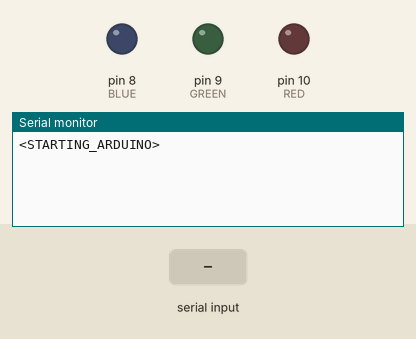
A sketch run on a simulated Arduino Uno, built with avr-gcc and run on an emulated ATmega328P. Shown: output pins drawn as LEDs (lit = HIGH), the last lines printed to the serial monitor. The test bench sets the inputs (shaded band).

Above: at 1.2 s.
1.3 s: "<ON>" received over Serial
At 2.3 s:
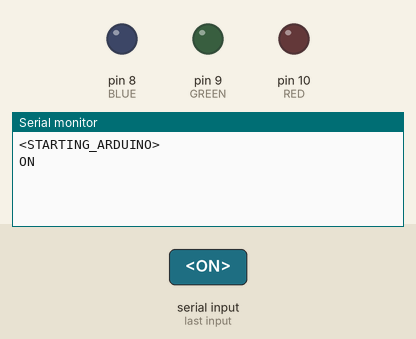
2.8 s: "<OFF>" received over Serial
At 3.5 s:
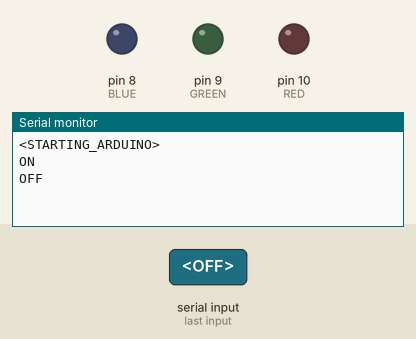

Measured:
- after the input at 1.3 s, the serial monitor: prints a new line at once (image 1)
- after the input at 2.8 s, the serial monitor: prints a new line at once (image 2)

The sketch:

serial_cmd_parameters_01.ino
```cpp
/*
Project: Reading and parsing data from PC
Author: Juan Carlos Miranda
Date: October 2022
Description:
  An sketch to parse and processing data from USB.
  Manage LED through serial port.

  The code is based on
  Demo of PC-Arduino comms using Python.
  * https://forum.arduino.cc/t/serial-input-basics/278284/2
  * https://forum.arduino.cc/t/demo-of-pc-arduino-comms-using-python/219184/4

Use:

Commands with one parameter:
<CMD_01,ON> turn on RED LED
<CMD_01,OFF> turn off RED LED

Commands without parameter
<CMD_02> blink GREEN LED
<CMD_03> blink

Load sketc and test data sending commands with "Serial Monitor"
*/

/* Definition of LED ports*/
#define RED 10
#define GREEN 9
#define BLUE 8
#define TIME_LED 200

/* Configuration of serial port*/
#define SERIAL_SPEED 9600

/******************************************/
/*!
* Recognized command definitions
*/
/******************************************/
/*
Command examples received:
<CMD_01,ON> turn on RED LED
<CMD_01,OFF> turn off RED LED

Examples of responses to PC
*/
#define START_CMD '<'
#define END_CMD '>'
#define DELIMITER_CMD ','
#define CMD_01 "CMD_01"
#define CMD_02 "CMD_02"
#define CMD_03 "CMD_03"
#define CMD_04 "CMD_04"

// predefined responses
#define RESP_HEADER "RESP_"
#define START_MESSAGE "<STARTING_ARDUINO>"
#define BUFF_SIZE 40 // size of messages

char input_buffer[BUFF_SIZE] = { 0 };
char message_from_pc[BUFF_SIZE] = { 0 }; // global variable

byte bytes_recvd = 0;
boolean flag_read_in_progress = false;  // true when detect a start marked in string, false when end marker is detected.
boolean flag_new_data_from_pc = false;  // true when data from PC is finally received.


void setup() {
  pinMode(RED, OUTPUT);
  pinMode(GREEN, OUTPUT);
  pinMode(BLUE, OUTPUT);

  Serial.begin(SERIAL_SPEED); // set the port speed here
  Serial.println(START_MESSAGE);   // send first message, telling I am alive!
}

/*!
* Process data input from serial port
*/
void receive_msg_from_pc() {

  if (Serial.available() > 0) {
    char char_read = Serial.read();  // reading data from serial port

    if (char_read == END_CMD) {       // used to detect the end of the string
      flag_read_in_progress = false;  // flag to show that read is finished
      flag_new_data_from_pc = true;   // serial data string is finally received
      input_buffer[bytes_recvd] = 0;  // close string data
      strcpy(message_from_pc, input_buffer);
      // ----------- parse data HERE ---------
      // only when data string is finished, it parser commands
      // the data is processed in cascade mode
      parse_command(message_from_pc);
      // ----------- parse data HERE ---------
    }

    if (flag_read_in_progress == true) {  // save characters in order of arrival
      input_buffer[bytes_recvd] = char_read;
      bytes_recvd++;

      if (bytes_recvd == BUFF_SIZE) {  // this avoid the overflow in array
        bytes_recvd = BUFF_SIZE - 1;
      }
    }

    if (char_read == START_CMD) {     // used to detect the start of the string
      bytes_recvd = 0;                // init character counter
      flag_read_in_progress = true;   // init flag read data
      flag_new_data_from_pc = false;  // reset flag new data
    }
  }
}

/*!
* Prepare strings to send to PC
*/
void reply_to_pc(char *msg) {
  if (flag_new_data_from_pc == true) {
    flag_new_data_from_pc = false;  //this indicates that data have been processed
    // prepares a response using start and end symbols defined something like: <RESPONSE messages>
    Serial.print(START_CMD);
    Serial.print(RESP_HEADER);
    Serial.print(msg); // echo message here
    Serial.println(END_CMD);
  }
}

  /*
  Parses commands and splits in order to proocess parameters
  */
void parse_command(char *message_to_parse) {
  char *cmd_token = NULL;
  char cmd_header[] = ".\n";
  char param_01[] = "OFF\n";
  // char param_02[] = "OFF\n"; // use this in Ccommand sintaxys with 2 parameters
  char resp_msg[] = "R_";

  //get command header and process command parameter

  if (flag_new_data_from_pc == true) {
    cmd_token = strtok(message_to_parse, ",");
    strcpy(cmd_header,cmd_token); //creatoin of header
    Serial.println(cmd_header);
    if (strcmp(cmd_header, CMD_01) == 0) { //* CMD_01
      // --------parameter extraction ----------
      cmd_token=strtok(NULL,",");
      strcpy(param_01, cmd_token);
      strcat(resp_msg,cmd_header);
      // ------------------
      if(strcmp(param_01,"ON")== 0){
        led_on(RED);
      }else if(strcmp(param_01,"OFF")== 0){
        led_off(RED);
      }
      // ------------------
      reply_to_pc(resp_msg);
    } else if (strcmp(cmd_header, CMD_02) == 0) {  //* CMD_02
      // --------------------
      blink_led(GREEN,TIME_LED);
      // --------------------
      reply_to_pc("CMD_02 parsing");
    } else if (strcmp(cmd_header, CMD_03) == 0) {  //* CMD_03
      // --------------------
      blink_led(BLUE,TIME_LED);
      // --------------------
      reply_to_pc("CMD_03 parsing");
    } else if (strcmp(cmd_header, CMD_04) == 0) {  //* CMD_04
      reply_to_pc("CMD_04 parsing");
    }
  }
}  //void parse_command(msg_port)


void blink_led(int pin, int duration) {
  digitalWrite(pin, HIGH);
  delay(duration);
  digitalWrite(pin, LOW);
  delay(duration);
}

void led_on(int pin) {
  digitalWrite(pin, HIGH);
}

void led_off(int pin) {
  digitalWrite(pin, LOW);
}


void loop() {
  receive_msg_from_pc();
  // enabl to debug functions
  //blink_led(RED,TIME_LED);
  //delay(1000);
  //blink_led(GREEN,TIME_LED);
  //delay(1000);
  //blink_led(RED,TIME_LED);
  //led_on(RED);
  //delay(1000);
  //led_off(RED);
  //delay(1000);

}
```
